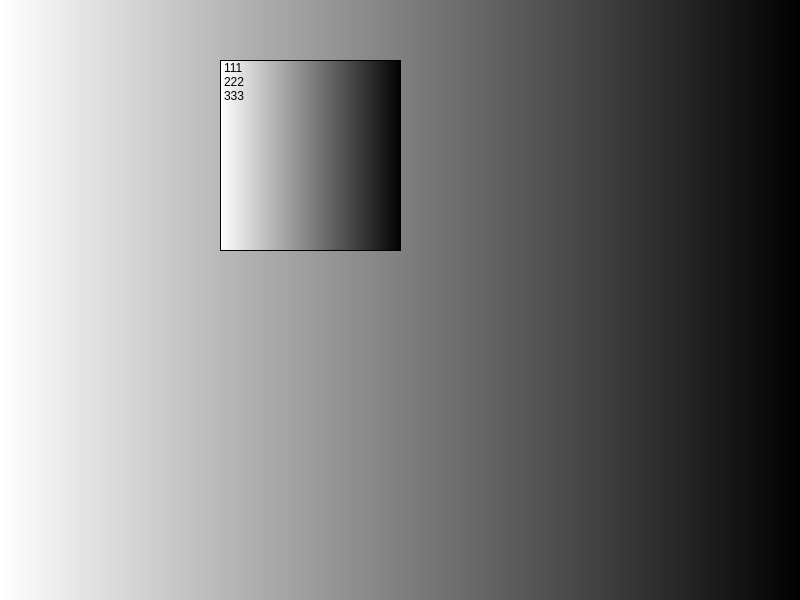
<?xml version="1.0" encoding="UTF-8"?>
<ui version="4.0">
 <class>Widget</class>
 <widget class="QWidget" name="Widget">
  <property name="geometry">
   <rect>
    <x>0</x>
    <y>0</y>
    <width>800</width>
    <height>600</height>
   </rect>
  </property>
  <property name="windowTitle">
   <string>Widget</string>
  </property>
  <property name="styleSheet">
   <string notr="true">QWidget { background-color: qlineargradient(x1:0, y1:0, x2:1, y2:0, stop: 0 #fff, stop: 1 #000); }</string>
  </property>
  <widget class="QListWidget" name="listWidget">
   <property name="geometry">
    <rect>
     <x>220</x>
     <y>60</y>
     <width>181</width>
     <height>191</height>
    </rect>
   </property>
   <property name="styleSheet">
    <string notr="true">QListView::item:hover { background: qlineargradient(x1: 0, y1: 0, x2: 0, y2: 1, stop: 0 #FAFBFE, stop: 1 #DCDEF1); }

QListView::item:selected { border: 1px solid #6a6ea9; background: qlineargradient(x1: 0, y1: 0, x2: 0, y2: 1, stop: 0 #6a6ea9, stop: 1 #888dd9); }</string>
   </property>
   <item>
    <property name="text">
     <string>111</string>
    </property>
   </item>
   <item>
    <property name="text">
     <string>222</string>
    </property>
   </item>
   <item>
    <property name="text">
     <string>333</string>
    </property>
   </item>
  </widget>
 </widget>
 <resources/>
 <connections/>
</ui>
